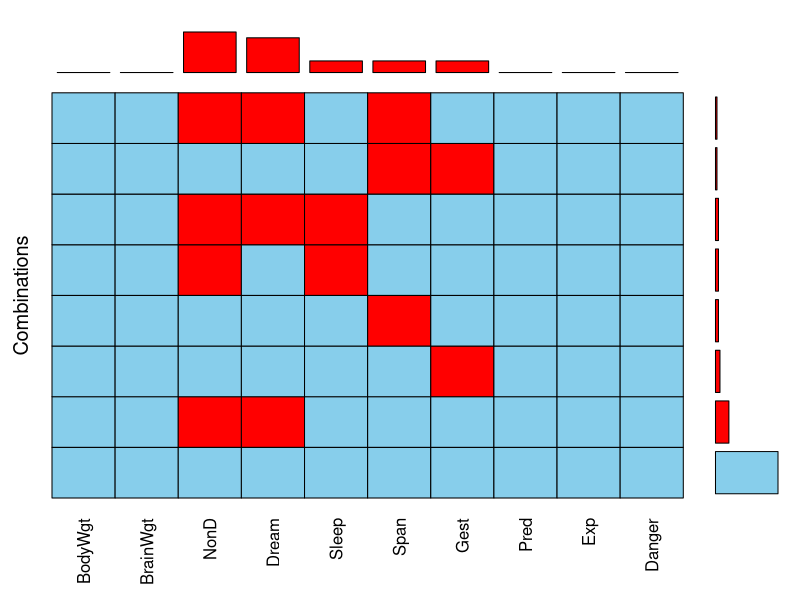
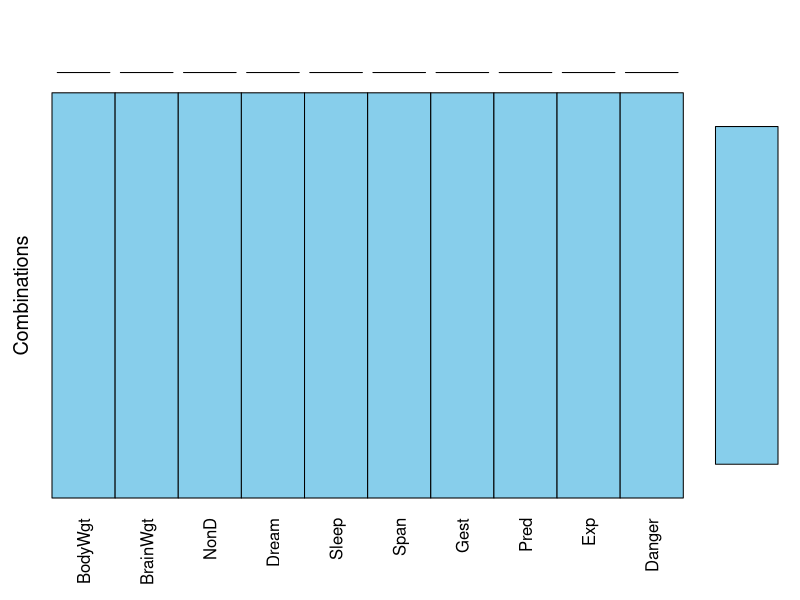
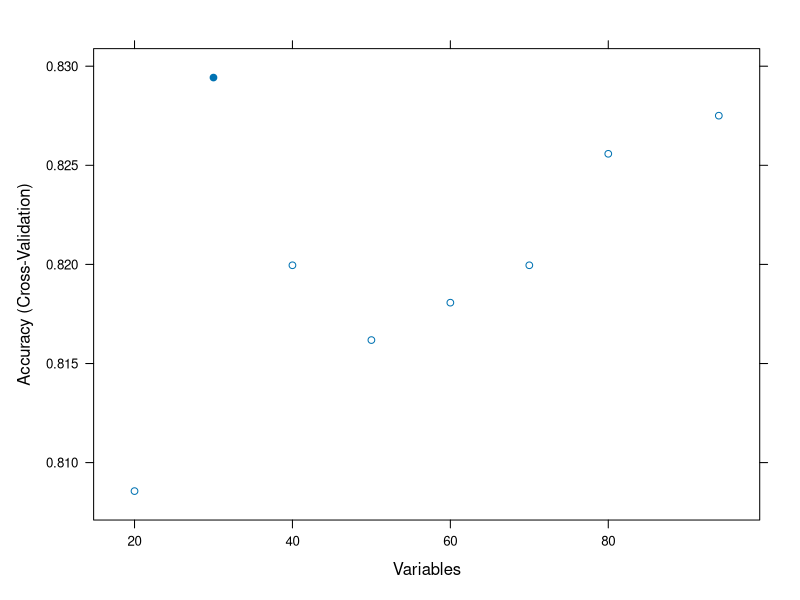

Generate these figures, in order, with R:
library(ranger)
library(dplyr)
library(rpart)
library(VIM)
library(mice)
# attach(data)
# missing=data.frame(train[!is.na(Id),])
# missing$
# detach(data)
# missing
data(sleep, package = 'VIM')#利用VIM包自带的数据sleep
aggr(sleep, combined = T)#可视化形式展现sleep数据的缺失值
str(sleep)#查看sleep的列名、数据量、数据类型
data <-
  mice(
    sleep,
    m = 5,
    method = 'pmm',
    maxit = 100,
    seed = 1
  )#对sleep进行多重插补，m=5表示差补次数，产生5个完整的数据集，seed是一个随机数种子，意思是给每次随机生成的数据一个编号，下次再运行这个编号的时候，重新生成的数据和上一次一样，使得随机结果具有可重复性。
summary(data)
data$imp$Dream#插补结果
data_final <-
  complete(data)#这是另外一种缺失值处理方法，对于缺失值较少，complete方法直接保留完整数据，剔除缺失数据
aggr(data$predictorMatrix, combined = T)#可视化展示complete处理后的数据的是否缺失。
model <- with(data, lm(Dream ~ Sleep + Gest))#通过模型来观测新插补的数据列是否有显著的统计学意义
pooled <- pool(model)#将5组插补结果根据以上统计学显著性，合并为一组。
summary(pooled)
library(caret)
data(mdrr)
table(is.na(mdrrDescr))#
head(mdrrDescr)
head(mdrrClass)
down_mdrr <- nearZeroVar(mdrrDescr)#查看方差较小的变量
new1 <- mdrrDescr[, -down_mdrr]#删除上面判断出来的方差较小变量
hight_cor <- findCorrelation(cor(new1), 0.9)#查看强共线性数据
new2 <- new1[, -hight_cor]#删除强共线性变量
info <- findLinearCombos(new2)#查看多重共线性情况
#以下通过模型如随机 森林进行特征选择
subset <-
  c(20, 30, 40, 50, 60, 70, 80)#定义一个子集，每个数值表示变量个数，用于以下rfe模型判断不同变量个数下，模型的准确性。
ctrl <-
  rfeControl(
    functions = rfFuncs,
    method = "cv",
    verbose = F,
    returnResamp = "final"
  )#method表示检验方式，这里是交叉检验，functions表示模型类型，这里使用随机森林。
profile <-
  rfe(new2, mdrrClass, sizes = subset, rfeControl = ctrl)#进行特征选择
plot(profile)#图形的形式查看多个变量的模型效果最好
profile$optVariables
print(profile)#查看本次特征选择保留下来的变量

 
